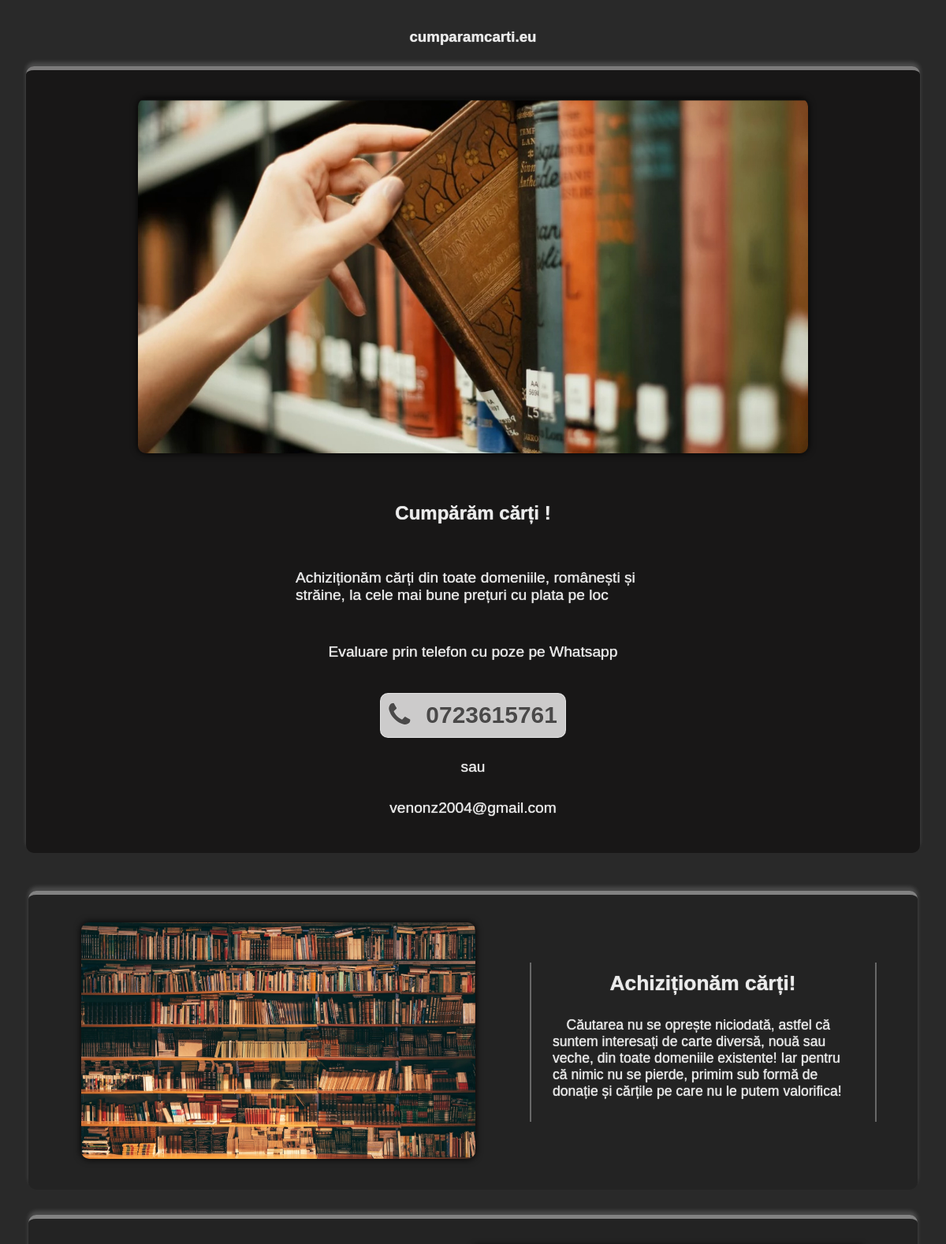
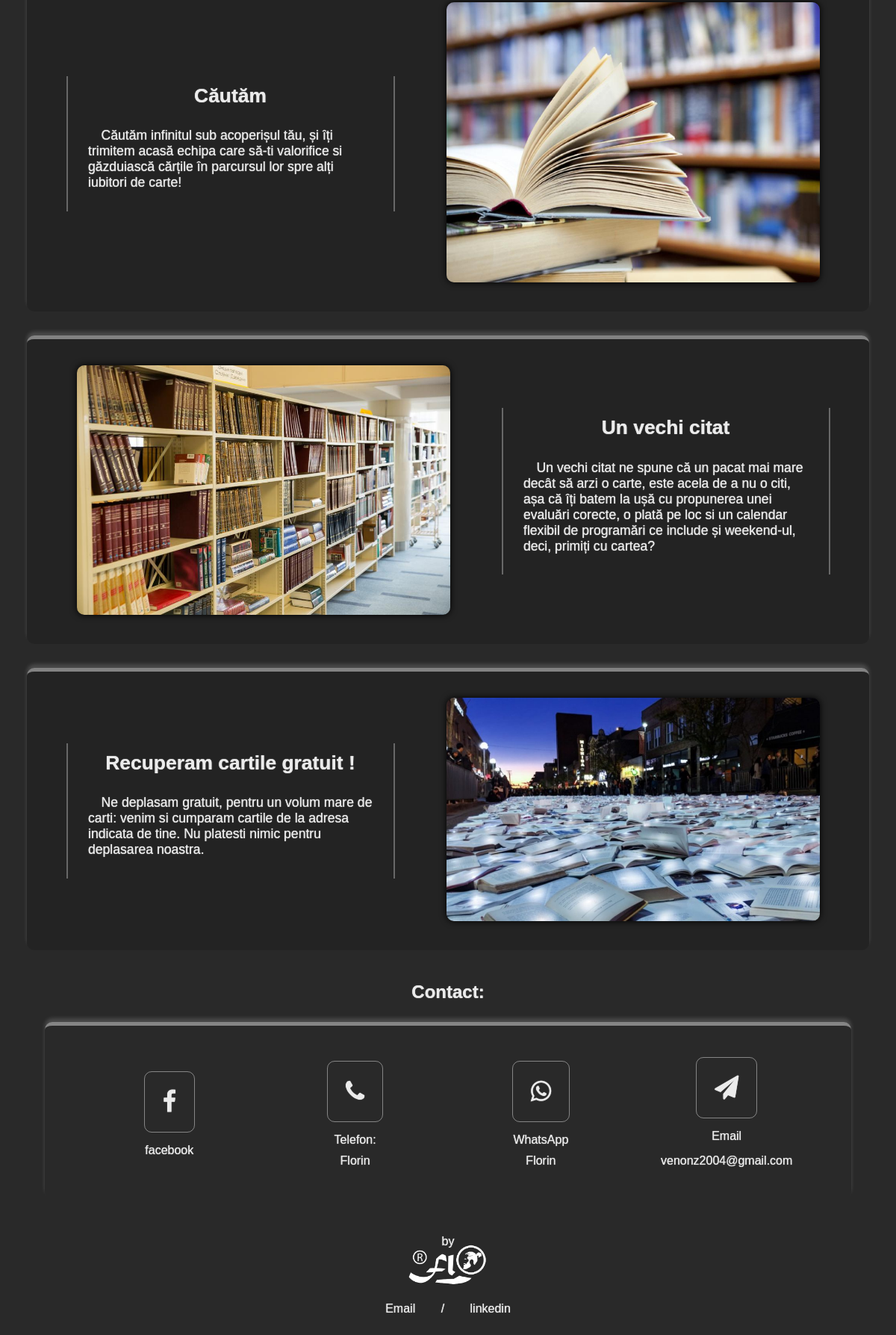
The page / on the database its author committed (2 pictures, top to bottom).
### cumpar_carti/models.py (models this page shows, shortened)
class HeaderParagraf(models.Model):
    titlu = models.CharField(max_length=150)
    paragraf1 = models.TextField()
    paragraf2 = models.TextField()
    slug = models.SlugField(unique=True)
    poza = models.ImageField(upload_to='static/images', null=True)
    class Meta:
        db_table = ''
        managed = True
        verbose_name = 'Header-Paragraf'
        verbose_name_plural = 'Header-Paragrafe'

class Contact(models.Model):
    nume = models.CharField(max_length=50)
    tel = models.CharField(max_length=50)
    email = models.EmailField(None)
    slug = models.SlugField(unique=True)
    class Meta:
        db_table = ''
        managed = True
        verbose_name = 'Contact'
        verbose_name_plural = 'Contacte'

class Paragraf(models.Model):
    titlu = models.CharField(max_length=150)
    paragraf = models.TextField()
    slug = models.SlugField(unique=True)
    poza = models.ImageField(upload_to='static/images', null=True)
    class Meta:
        db_table = ''
        managed = True
        verbose_name = 'Paragraf'
        verbose_name_plural = 'Paragrafe'

### cumpar_carti/views.py (the view)
# urls.py: path('', view_index)
def view_index(request):
    context = {"headerparagrafe": HeaderParagraf.objects.all(), "paragrafe": Paragraf.objects.all(), "contacte": Contact.objects.all()}
    return render(request, "index.html", context)

### cumpar_carti/templates/index.html (shortened to what this page needs)
<!DOCTYPE html>
<html lang="en">
<head>
    {% load static %}
    <link rel="stylesheet" href="https://cdnjs.cloudflare.com/ajax/libs/font-awesome/4.7.0/css/font-awesome.min.css">
    <link rel="stylesheet" href="{% static 'index.css' %}">
</head>
<body>
    <h3>cumparamcarti.eu</h3>
    {% for hpara in headerparagrafe %}
        <header>
            <div id="header-img">
                <img src="{{hpara.poza}}" alt="no image found" sizes="100px" srcset="{{para.poza}}">
            </div>
            <div id="header-text">
                <h1>{{hpara.titlu}}</h1>
                <p>{{hpara.paragraf1}}</p>
                <p>{{hpara.paragraf2}}</p>
                {% for contact in contacte %}
                    <div id="telefon">
                        <div class="fa fa-phone"></div>
                            <a href="tel:+4{{contact.tel}}/?"><h3>{{contact.tel}}</h3></a>
                    </div>
                    <span>sau</span>
                    <a href="mailto:{{contact.email}}" >{{contact.email}}</a>
                {% endfor %}
            </div>
        </header>
    {% endfor %}
    <main>
        {% for para in paragrafe %}
        <div id="main">
            {% if para.pk == 2 or para.pk == 4 or para.pk == 6 or para.pk == 8 %}
                <div id="main-text">
                    <h2>{{para.titlu}}</h2>
                    <p>
                        &emsp;{{para.paragraf}}
                    </p>
                </div>
                <div id="main-img">
                    <img src="{{para.poza}}" alt="no image found" sizes="100px" srcset="{{para.poza}}">
                </div>
            {% else %}
                <div id="main-img">
                    <img src="{{para.poza}}" alt="no image found" sizes="100px" srcset="{{para.poza}}">
                </div>
                <div id="main-text">
                    <h2>{{para.titlu}}</h2>
                    <p>
                        &emsp;{{para.paragraf}}
                    </p>
                </div>
            {% endif %}
        </div>
        {% endfor %}
    </main>
    <h2>Contact:</h2>
    <div class="socializare">
        <div>
            <a href="https://www.facebook.com/" class="fa fa-facebook"></a>
            <p>facebook</p>
        </div>
        {% for contact in contacte %}
            <div>
                <a href="tel:+{{contact.tel}}" class="fa fa-phone" type="phone"></a>
                <p>Telefon: </p>
                <p>{{contact.nume}}</p>
            </div>
        {% endfor %}
        {% for contact in contacte %}
            <div>
                <a class="fa fa-whatsapp" href="https://wa.me/+4{{contact.tel}}?text=Buna ziua!"></a>
                <p>WhatsApp</p>
                <p>{{contact.nume}}</p>
            </div>
        {% endfor %}
        {% for contact in contacte %}
            <div>
                <a href="mailto:venonz2004@gmail.com" class="fa fa-send"></a>
                <p>Email</p>
                <span>{{contact.email}}</span>
            </div>
        {% endfor %}
    </div>
    <div id="logo">
        <span>by</span>
    </div>
    <div>
        <a href="mailto:florymakex@gmail.com">Email</a>
        <span> / </span>
        <a href="http://www.linkedin.com/in/huciog-florin-arpad">linkedin</a>
    </div>
</body>
</html>

### static/index.css (style rules this page uses)
:root { --black:rgba(24, 24, 24, 0.836); --shadow: rgba(0, 0, 0, 0.479); --white-color: rgba(255, 255, 255, 0.432); --body_box_color: linear-gradient(0deg, rgb(243, 243, 243), 40%, rgb(219, 219, 219)); --img-box-shadow: rgb(0, 0, 0); --b-background-color: rgba(19, 18, 18, 0.747); --text-color: rgb(235, 235, 235); --hover-color:rgb(56, 0, 0); --border-radius: 10px }
* { color: var(--text-color); text-shadow: 0 0 1px var(--text-color); box-sizing: border-box; text-align: center; margin: 10px; font-family:sans-serif; }
p, h4 { padding: 15px; text-align: left; }
a { text-decoration: none; padding: 0; }
body { display: flex; flex-direction: column; align-items: center; justify-content: center; margin: 1rem auto; width: 98%; background-color: rgb(41, 41, 41); }
header { width: 98%; display: flex; flex-direction: row; align-items:center; justify-content:space-evenly; flex-wrap: wrap; margin: 1rem; padding: 1rem; background-color: var(--b-background-color); border-radius: var(--border-radius);; border-top: 5px solid var(--white-color); box-shadow: 0px -5px 5px rgba(255, 255, 255, 0.158); }
#telefon { font-size: 1.2em; display: flex; flex-direction: row; justify-content: space-evenly; flex-wrap: wrap; min-width: 15vw; max-width: 95vw; border: 1px solid var(--white-color); border-radius: var(--border-radius);; padding: 0; margin: 1rem; background-color:rgb(204, 203, 203); }
#telefon h3 { color: var(--b-background-color); font-size: 1.3em; margin: 0; padding: 0; }
#telefon div { color: var(--b-background-color); font-size: 1.5em; }
#telefon a { text-decoration: none; padding: 0; }
header div { display: flex; flex-direction: column; align-items:center; justify-content:space-between; flex-wrap: wrap; }
#header-img img { height: 450px; position:relative; min-width: 320px; max-width: 850px; border-radius: var(--border-radius); box-shadow: 0px 0px 10px var(--img-box-shadow); }
#header-text { font-size: 1.2em; display: flex; flex-direction: column; align-items:center; justify-content:center; flex-wrap: wrap; height: auto; width: 500px; }
#header-text h1 { font-size: x-large; margin: 2rem; }
main { width: 94vw; display: flex; flex-direction: column; align-items: center; justify-content:space-between; flex-wrap: wrap; margin: 1rem; }
#main { width: 94vw; display: flex; flex-direction: row; align-items: center; justify-content:space-around; flex-wrap: wrap; margin: 1rem auto; background-color: rgba(31, 31, 31, 0.507); border-radius: var(--border-radius);; border-top: 5px solid var(--white-color); box-shadow: 0px -5px 5px rgba(255, 255, 255, 0.158); padding: 25px; }
#main-text { zoom: 110%; width: 400px; padding: auto 20px; margin: auto 10px; border-left: 2px solid rgba(226, 226, 226, 0.356); border-right: 2px solid rgba(226, 226, 226, 0.356); }
#main-img img { position:relative; min-width: 320px; max-width: 500px; padding: 15px; box-shadow: 0px 0px 10px var(--img-box-shadow); border-radius: var(--border-radius);; padding: 0%; margin: auto 15px; }
.socializare { width: 90vw; display: flex; flex-direction: row; align-items: center; justify-content:space-evenly; border-radius: var(--border-radius);; margin: 1rem; border-top: 5px solid var(--white-color); box-shadow: 0px -5px 5px rgba(255, 255, 255, 0.158); flex-wrap: wrap; align-items: center; text-align: center; }
.socializare div { margin: 2rem; display: flex; flex-direction: column; align-items: center; justify-content: center; font-size: xx-large; width: 100px; font-style: unset; text-decoration: none; font-size: medium; }
.socializare div a { padding: 1.5rem; border-radius: var(--border-radius); border: 1px solid var(--white-color); font-style: unset; text-decoration: none; font-size: xx-large; }
.socializare div p { margin: 5px; padding: 0; }
#logo { height: 10vh; width: 94%; background-image: url("logo_flo_white.gif"); background-size:contain; background-position:center; background-repeat: no-repeat; margin: 0; margin-top: 2rem; }
body div a { padding: 10px; margin: 10px; }

### rows shown on the page
HeaderParagraf: poza (picture), titlu "Cumpărăm cărți !", paragraf1 "Achiziționăm cărți din toate domeniile, românești și străine, la cele mai bune prețuri cu plata pe loc", paragraf2 "Evaluare prin telefon cu poze pe Whatsapp"
Contact: tel "0723615761", email "venonz2004@gmail.com", nume "Florin"
Paragraf: poza (picture), titlu "Achiziționăm cărți!", paragraf "Căutarea nu se oprește niciodată, astfel că suntem interesați de carte diversă, nouă sau veche, din toate domeniile existente! Iar pentru că nimic nu se pierde, primim sub formă de donație și cărțile pe care nu le putem valorifica!"
Paragraf: titlu "Căutăm", paragraf "Căutăm infinitul sub acoperișul tău, și îți trimitem acasă echipa care să-ti valorifice si găzduiască cărțile în parcursul lor spre alți iubitori de carte!", poza (picture)
Paragraf: poza (picture), titlu "Un vechi citat", paragraf "Un vechi citat ne spune că un pacat mai mare decât să arzi o carte, este acela de a nu o citi, așa că îți batem la ușă cu propunerea unei evaluări corecte, o plată pe loc si un calendar flexibil de programări ce include și weekend-ul, deci, primiți cu cartea?"
Paragraf: titlu "Recuperam cartile gratuit !", paragraf "Ne deplasam gratuit, pentru un volum mare de carti: venim si cumparam cartile de la adresa indicata de tine. Nu platesti nimic pentru deplasarea noastra.", poza (picture)
